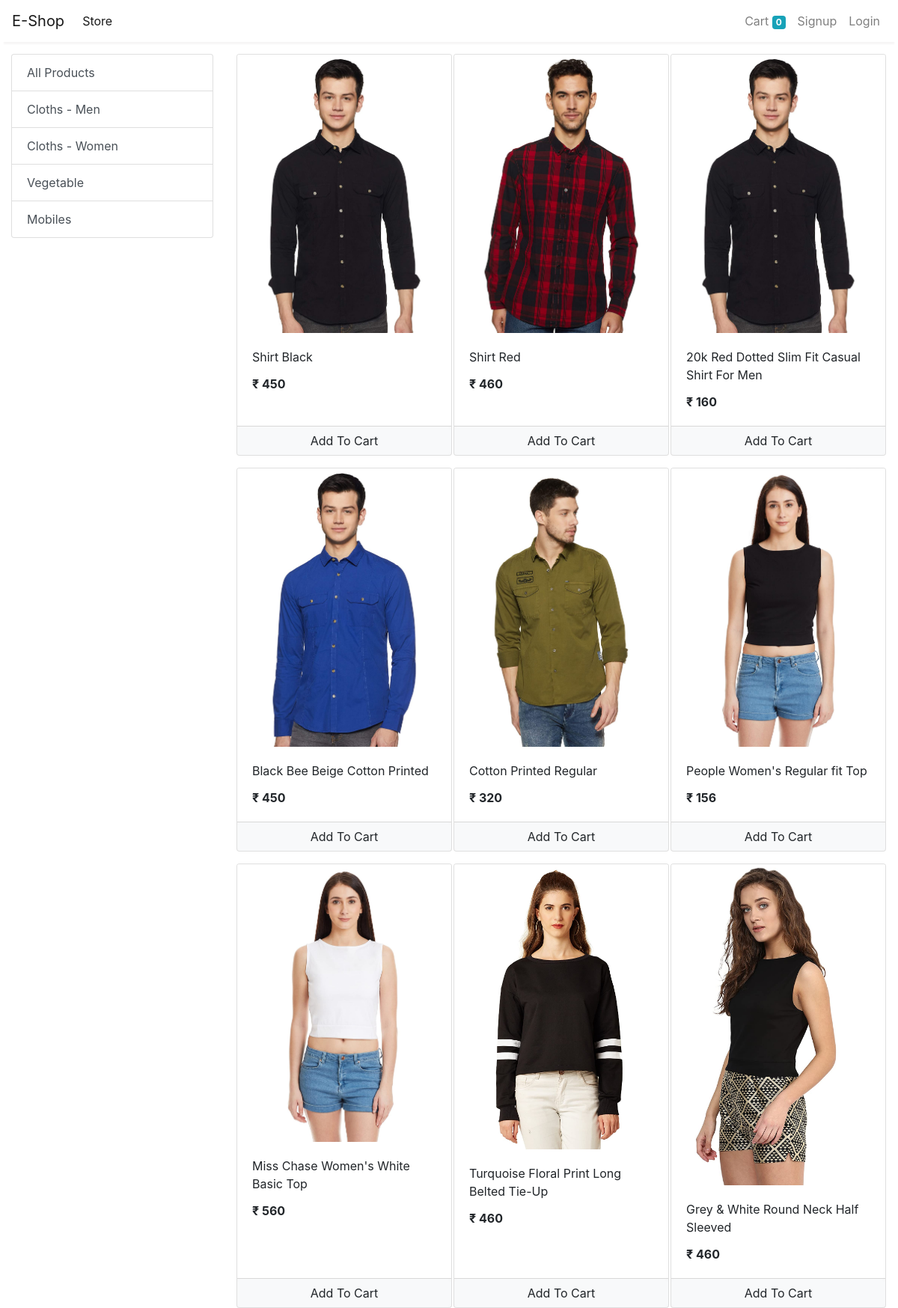
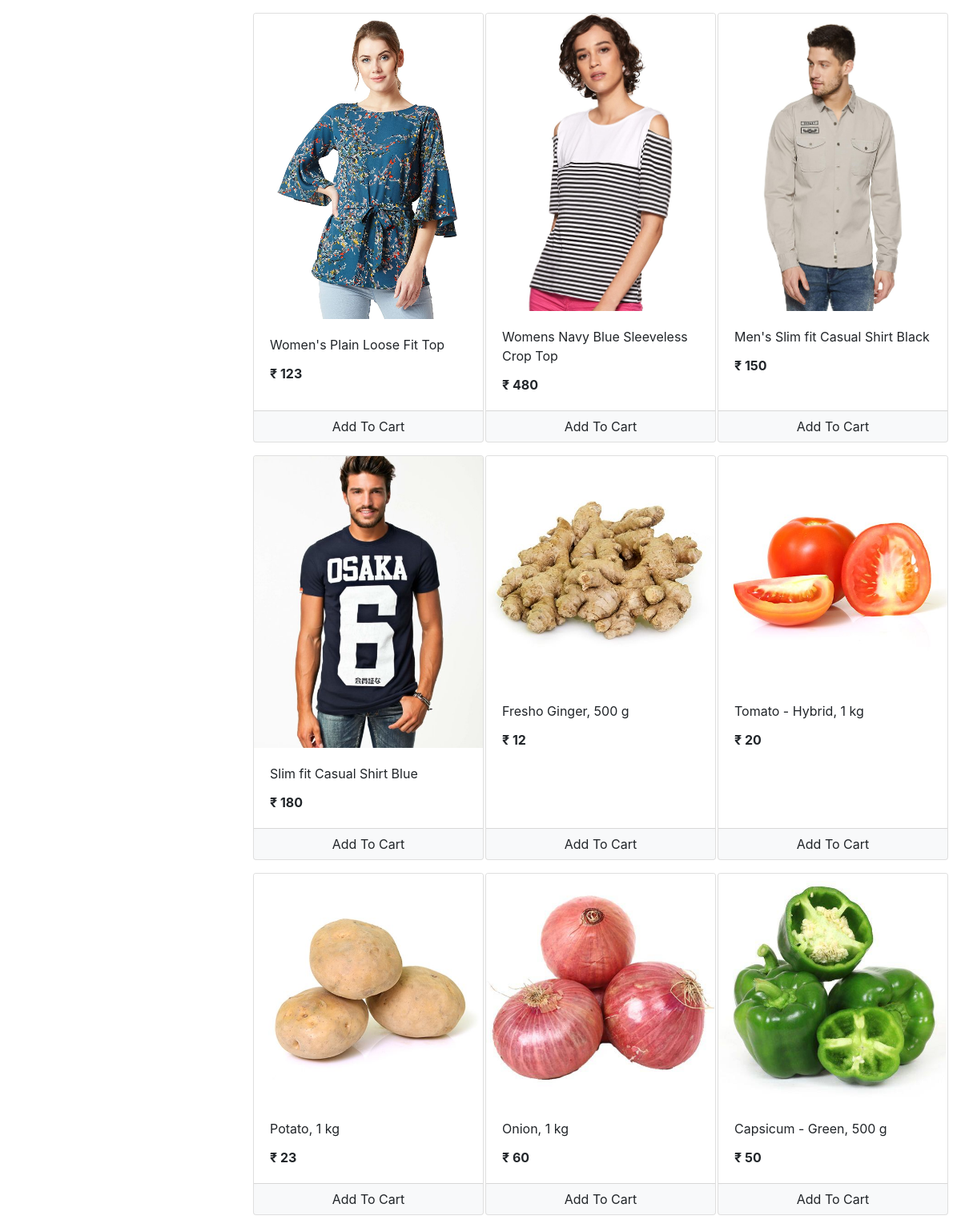
The app's page /store with its own data (2 pictures, top to bottom).
### store/models/category.py (models this page shows, shortened)
class Category(models.Model):
    name = models.CharField(max_length=20)
    @staticmethod
    def get_all_categories():
        return Category.objects.all()

### store/models/product.py (models this page shows, shortened)
class Product(models.Model):
    name = models.CharField(max_length=50)
    price = models.IntegerField(default=0)
    category = models.ForeignKey(Category, on_delete=models.CASCADE, default=1)
    description = models.CharField(max_length=200, default='' , null=True , blank=True)
    image = models.ImageField(upload_to='uploads/products/')
    @staticmethod
    def get_all_products():
        return Product.objects.all()

### store/views/home.py (the view)
# urls.py: path('' , include('store.urls'))
def store(request):
    cart = request.session.get('cart')
    if not cart:
        request.session['cart'] = {}
    products = None
    categories = Category.get_all_categories()
    categoryID = request.GET.get('category')
    if categoryID:
        products = Product.get_all_products_by_categoryid(categoryID)
    else:
        products = Product.get_all_products();
    data = {}
    data['products'] = products
    data['categories'] = categories
    print('you are : ', request.session.get('email'))
    return render(request, 'index.html', data)

### store/templatetags/cart.py (called while the page is built)
@register.filter(name='is_in_cart')
def is_in_cart(product  , cart):
    keys = cart.keys()
    for id in keys:
        if int(id) == product.id:
            return True
    return False;

### store/templatetags/custom_filter.py (called while the page is built)
@register.filter(name='currency')
def currency(number):
    return "₹ "+str(number)

### store/templates/index.html (shortened to what this page needs)
{% extends 'base.html' %}
{% block content %}
{% load cart %}
{% load custom_filter %}
<div class="container-fluid mt-3">
	<div class="row">
		<div class="col-lg-3 mx-auto">
			<div class="list-group">
				<a href="/" class="list-group-item list-group-item-action">All Products</a>
				{% for category in categories %}
				<a href="/?category={{category.id}}"
					class="list-group-item list-group-item-action">{{category.name}}</a>
				{% endfor %}
			</div>
		</div>
		<div id='products' class="col-lg-9 mx-auto">
			<div class="row mx-auto">
				{% for product in products %}
				<div class="card mx-auto mb-3" id={{product.id}} style="width: 18rem;">
					<img class="card-img-top" src="{{product.image.url}}" alt="Card image cap">
					<div class="card-body">
						<p class="card-title">{{product.name}}</p>
						<p class="card-text"><b>{{product.price|currency}}</b></p>
					</div>
					<div class="card-footer p-0 no-gutters">
						{% if product|is_in_cart:request.session.cart %}
						<div class="row no-gutters">
							<form action="/#{{product.id}}" class="col-2 " method="post">
								{% csrf_token %}
								<input hidden type="text" name='product' value='{{product.id}}'>
								<input hidden type="text" name='remove' value='True'>
								<input type="submit" value=" - " class="btn btn-block btn-light border-right">
							</form>
							<div class="text-center col">{{product|cart_quantity:request.session.cart}} in Cart</div>
							<form action="/#{{product.id}}" class="col-2 " method="post">
								{% csrf_token %}
								<input hidden type="text" name='product' value='{{product.id}}'>
								<input type="submit" value=" + " class="btn btn-block btn-light border-left">
							</form>
						</div>
						{% else %}
						<form action="/#{{product.id}}" method="POST" class="btn-block">
							<input type="submit" class="float-right btn btn-light  form-control"
								value="Add To Cart">
						</form>
						{% endif %}
					</div>
				</div>
				{% endfor %}
			</div>
		</div>
	</div>
</div>
{% endblock %}

### records on screen
Category: name "Cloths - Men"
Category: name "Cloths - Women"
Category: name "Vegetable"
Category: name "Mobiles"
Product: {{ product.id }} 1 (drawn), image (picture), name "Shirt Black", price "₹ 450"
Product: image (picture), name "Shirt Red", price "₹ 460"
Product: image (picture), name "20k Red Dotted Slim Fit Casual Shirt For Men", price "₹ 160"
Product: image (picture), name "Black Bee Beige Cotton Printed", price "₹ 450"
Product: image (picture), name "Cotton Printed Regular", price "₹ 320"
Product: image (picture), name "People Women's Regular fit Top", price "₹ 156"
Product: image (picture), name "Miss Chase Women's White Basic Top", price "₹ 560"
Product: image (picture), name "Turquoise Floral Print Long Belted Tie-Up", price "₹ 460"
Product: image (picture), name "Grey & White Round Neck Half Sleeved", price "₹ 460"
Product: image (picture), name "Women's Plain Loose Fit Top", price "₹ 123"
Product: image (picture), name "Womens Navy Blue Sleeveless Crop Top", price "₹ 480"
Product: image (picture), name "Men's Slim fit Casual Shirt Black", price "₹ 150"
Product: image (picture), name "Slim fit Casual Shirt Blue", price "₹ 180"
Product: image (picture), name "Fresho Ginger, 500 g", price "₹ 12"
Product: image (picture), name "Tomato - Hybrid, 1 kg", price "₹ 20"
Product: image (picture), name "Potato, 1 kg", price "₹ 23"
Product: image (picture), name "Onion, 1 kg", price "₹ 60"
Product: {{ product.id }} 18 (drawn), image (picture), name "Capsicum - Green, 500 g", price "₹ 50"

### other values on screen
{{ request.session.cart.keys|length }} "0"
